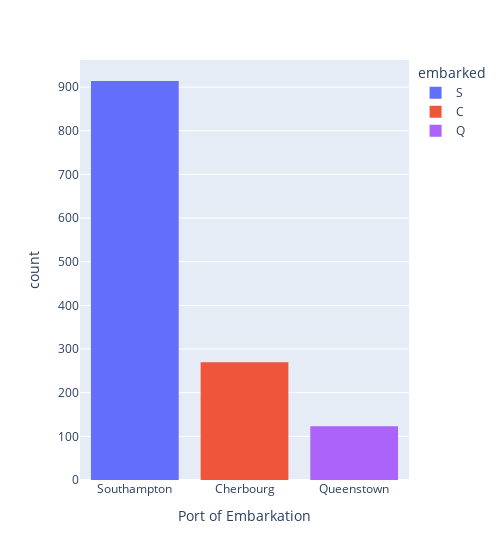

The notebook cell saved with this chart:
### Markdown cell above
##### Now let's create a histogram that displays from which city the passengers had embarked.

### Code cell
# count plot with plotly
fig = px.histogram(
    titanic_data, 
    x='embarked', 
    color='embarked',
    width=500)

# added title and changed axis names
fig.update_xaxes(
    title_text="Port of Embarkation",
    tickvals=[0,1,2], 
    ticktext=["Southampton", "Cherbourg","Queenstown"])

fig.show()

### Figure 1 — Plotly figure (JSON) as saved in the notebook; plotly's stock layout.template omitted (floating-point values rounded to 4 significant figures; data arrays with more than 128 entries replaced by an {"elided": "..."} marker saying what was removed)
{"data": [{"alignmentgroup": "True", "bingroup": "x", "hovertemplate": "embarked=%{x}<br>count=%{y}<extra></extra>", "legendgroup": "S", "marker": {"color": "#636efa", "pattern": {"shape": ""}}, "name": "S", "offsetgroup": "S", "orientation": "v", "showlegend": true, "type": "histogram", "x": {"elided": "914 str values"}, "xaxis": "x", "yaxis": "y"}, {"alignmentgroup": "True", "bingroup": "x", "hovertemplate": "embarked=%{x}<br>count=%{y}<extra></extra>", "legendgroup": "C", "marker": {"color": "#EF553B", "pattern": {"shape": ""}}, "name": "C", "offsetgroup": "C", "orientation": "v", "showlegend": true, "type": "histogram", "x": {"elided": "270 str values"}, "xaxis": "x", "yaxis": "y"}, {"alignmentgroup": "True", "bingroup": "x", "hovertemplate": "embarked=%{x}<br>count=%{y}<extra></extra>", "legendgroup": "Q", "marker": {"color": "#ab63fa", "pattern": {"shape": ""}}, "name": "Q", "offsetgroup": "Q", "orientation": "v", "showlegend": true, "type": "histogram", "x": ["Q", "Q", "Q", "Q", "Q", "Q", "Q", "Q", "Q", "Q", "Q", "Q", "Q", "Q", "Q", "Q", "Q", "Q", "Q", "Q", "Q", "Q", "Q", "Q", "Q", "Q", "Q", "Q", "Q", "Q", "Q", "Q", "Q", "Q", "Q", "Q", "Q", "Q", "Q", "Q", "Q", "Q", "Q", "Q", "Q", "Q", "Q", "Q", "Q", "Q", "Q", "Q", "Q", "Q", "Q", "Q", "Q", "Q", "Q", "Q", "Q", "Q", "Q", "Q", "Q", "Q", "Q", "Q", "Q", "Q", "Q", "Q", "Q", "Q", "Q", "Q", "Q", "Q", "Q", "Q", "Q", "Q", "Q", "Q", "Q", "Q", "Q", "Q", "Q", "Q", "Q", "Q", "Q", "Q", "Q", "Q", "Q", "Q", "Q", "Q", "Q", "Q", "Q", "Q", "Q", "Q", "Q", "Q", "Q", "Q", "Q", "Q", "Q", "Q", "Q", "Q", "Q", "Q", "Q", "Q", "Q", "Q", "Q"], "xaxis": "x", "yaxis": "y"}], "layout": {"barmode": "relative", "legend": {"title": {"text": "embarked"}, "tracegroupgap": 0}, "margin": {"t": 60}, "width": 500, "xaxis": {"anchor": "y", "categoryarray": ["S", "C", null, "Q"], "categoryorder": "array", "domain": [0, 1], "ticktext": ["Southampton", "Cherbourg", "Queenstown"], "tickvals": [0, 1, 2], "title": {"text": "Port of Embarkation"}}, "yaxis": {"anchor": "x", "domain": [0, 1], "title": {"text": "count"}}}}
